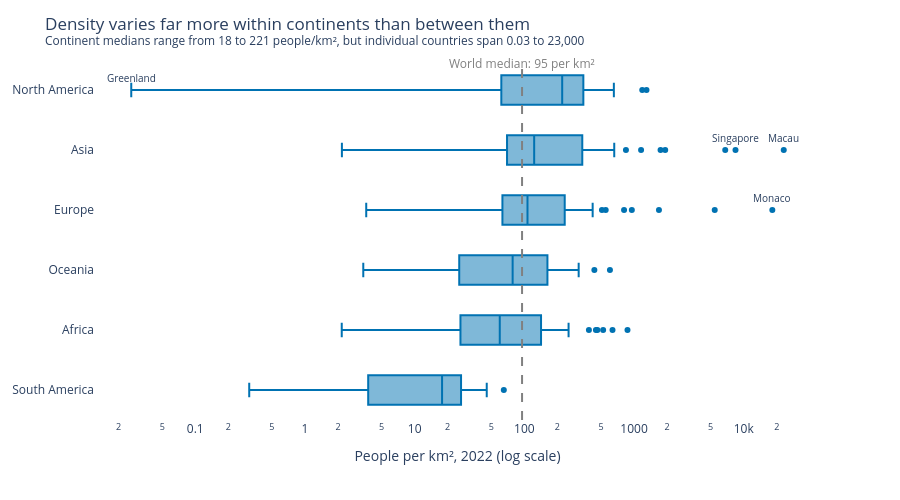

The notebook cell saved with this chart:
### Markdown cell above
**Chart choice & justification:** *Which chart did you choose, and why? Justify design choices.

*YOUR ANSWER HERE* “Show the spread, not just the average” calls for a box plot :median, IQR and outliers per continent. Horizontal, sorted by median, with a log scale because Macau (23,000/km²) would squash every other box. A world-median reference line gives context, and a single colour is used because continent is already on the axis.

### Code cell
order = df.groupby('Continent')['Density'].median().sort_values().index.tolist()
world_med = df['Density'].median()

fig = px.box(df, x='Density', y='Continent', orientation='h', points='outliers', log_x=True,
             category_orders={'Continent': order[::-1]}, hover_name='Country',
             color_discrete_sequence=[BLUE], template='plotly_white')

# Reference line WITHOUT built-in label (avoids the log-axis bug)
fig.add_vline(x=world_med, line_dash='dash', line_color='grey')
# Label added separately: on a log axis, x must be given as log10(value)
fig.add_annotation(x=np.log10(world_med), y=1.02, yref='paper', showarrow=False,
                   text=f'World median: {world_med:.0f} per km²', font=dict(color='grey'))

# Label the most extreme outliers so the story is visible
for c in ['Macau', 'Monaco', 'Singapore', 'Greenland']:
    r = df[df['Country'] == c].iloc[0]
    fig.add_annotation(x=np.log10(r['Density']), y=r['Continent'], text=c,
                       showarrow=False, yshift=12, font=dict(size=10))

fig.update_layout(
    title='Density varies far more within continents than between them<br>'
          '<sup>Continent medians range from 18 to 221 people/km², but individual countries span 0.03 to 23,000</sup>',
    height=500)
fig.update_xaxes(title='People per km², 2022 (log scale)', showgrid=False)
fig.update_yaxes(title=None)
fig.show()

### Figure 1 — Plotly figure (JSON) as saved in the notebook; plotly's stock layout.template omitted (floating-point values rounded to 4 significant figures; data arrays with more than 128 entries replaced by an {"elided": "..."} marker saying what was removed)
{"data": [{"alignmentgroup": "True", "boxpoints": "outliers", "hovertemplate": "<b>%{hovertext}</b><br><br>Density=%{x}<br>Continent=%{y}<extra></extra>", "hovertext": {"elided": "234 str values"}, "legendgroup": "", "marker": {"color": "#0072B2"}, "name": "", "notched": false, "offsetgroup": "", "orientation": "h", "showlegend": false, "type": "box", "x": {"elided": "234 float values"}, "x0": " ", "xaxis": "x", "y": {"elided": "234 str values"}, "y0": " ", "yaxis": "y"}], "layout": {"annotations": [{"font": {"color": "grey"}, "showarrow": false, "text": "World median: 95 per km²", "x": 1.979, "y": 1.02, "yref": "paper"}, {"font": {"size": 10}, "showarrow": false, "text": "Macau", "x": 4.365, "y": "Asia", "yshift": 12}, {"font": {"size": 10}, "showarrow": false, "text": "Monaco", "x": 4.261, "y": "Europe", "yshift": 12}, {"font": {"size": 10}, "showarrow": false, "text": "Singapore", "x": 3.925, "y": "Asia", "yshift": 12}, {"font": {"size": 10}, "showarrow": false, "text": "Greenland", "x": -1.583, "y": "North America", "yshift": 12}], "boxmode": "group", "height": 500, "legend": {"tracegroupgap": 0}, "margin": {"t": 60}, "shapes": [{"line": {"color": "grey", "dash": "dash"}, "type": "line", "x0": 95.35, "x1": 95.35, "xref": "x", "y0": 0, "y1": 1, "yref": "y domain"}], "title": {"text": "Density varies far more within continents than between them<br><sup>Continent medians range from 18 to 221 people/km², but individual countries span 0.03 to 23,000</sup>"}, "xaxis": {"anchor": "y", "domain": [0, 1], "showgrid": false, "title": {"text": "People per km², 2022 (log scale)"}, "type": "log"}, "yaxis": {"anchor": "x", "categoryarray": ["South America", "Africa", "Oceania", "Europe", "Asia", "North America"], "categoryorder": "array", "domain": [0, 1], "title": {}}}}
